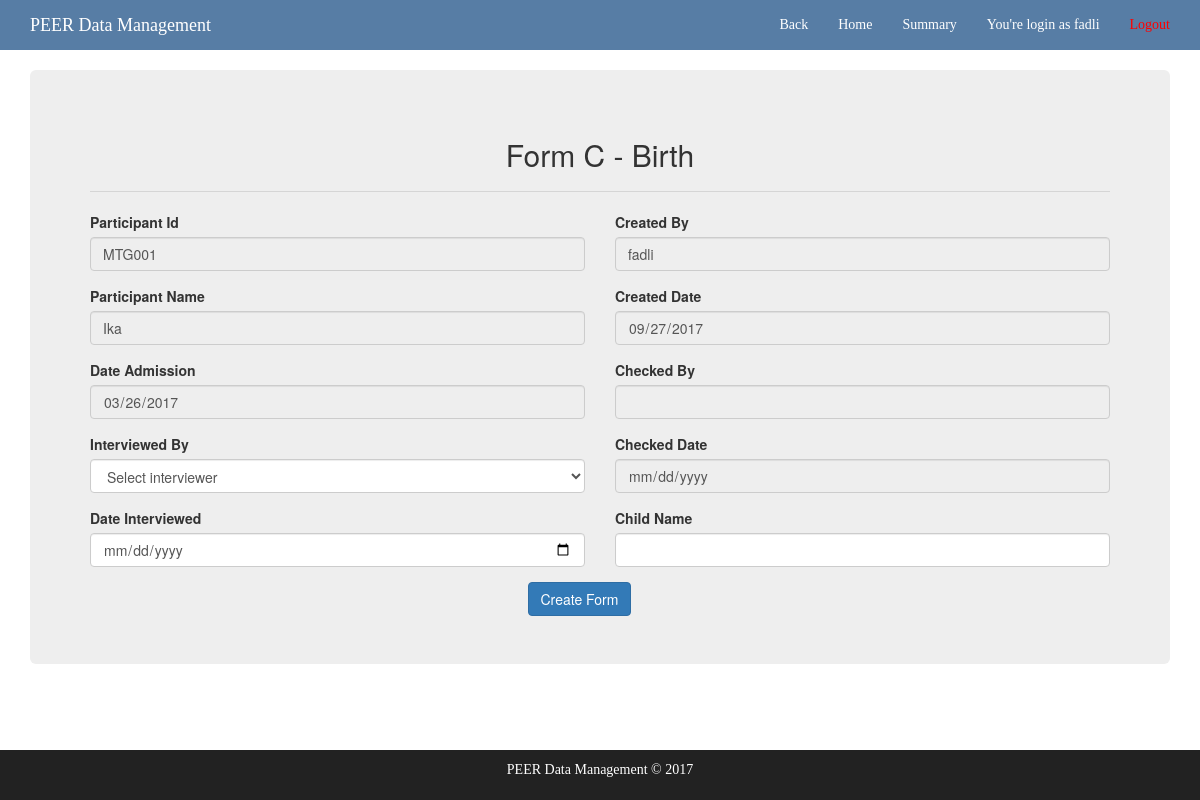
The page /participant/1/form_c/create (signed in) on the database as committed earlier.
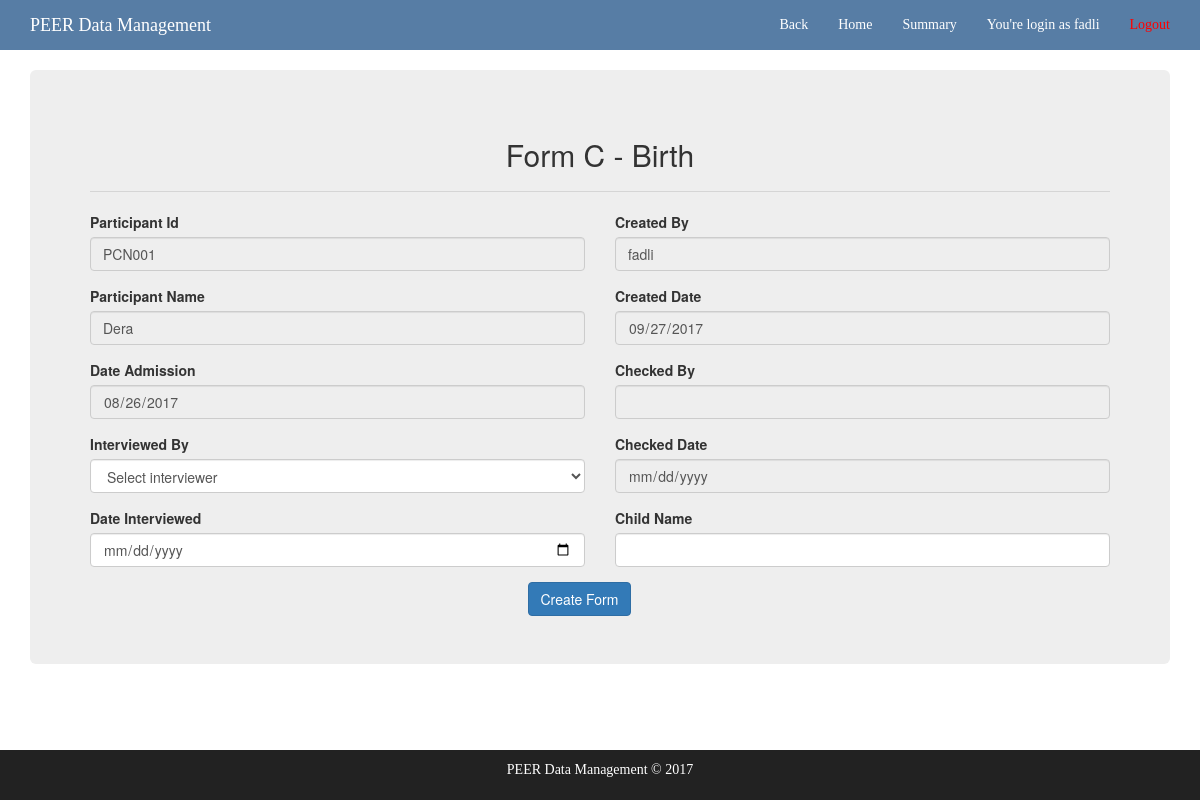
The same page on the database as committed later.
### core/models.py (models this page shows, shortened)
class Participant(models.Model):
	participant_id = models.CharField(max_length=10, blank=True)
	name = models.CharField(max_length=30, blank=True)
	date_admission = models.DateField()
	puskesmas = models.ForeignKey(Puskesmas, on_delete=models.PROTECT)
	created_by = models.CharField(max_length=25, blank=True)
	updated_by = models.CharField(max_length=25, blank=True)
	created_time = models.CharField(max_length=50, blank=True)
	updated_time = models.CharField(max_length=50, blank=True)
	active_status = models.BooleanField(default=True)

### forms_c/views.py (the view)
@login_required(login_url='core:login')
def create_form(request, participant_id):
	if request.method == "POST":
		child_name = request.POST.get('child_name')
		child_obj = Child()
		participant = Participant.objects.get(id=participant_id)
		child_obj.name = child_name
		c_obj = CBirth()
		c_obj.participant_id = participant_id
		c_obj.interviewer_id = request.POST.get('interviewer_id')
		c_obj.data_entry_id = request.user.username
		c_obj.date_admission = request.POST.get('date_admission')
		c_obj.date_interviewed = request.POST.get('date_interviewed')
		c_obj.date_data_entered = request.POST.get('date_data_entered')
		number_of_child = Child.objects.filter(mother_id=participant_id).count()
		child_id = participant.participant_id+"-"+str(number_of_child+1)
		child_obj.child_id = child_id
		child_obj.mother = participant
		child_obj.save()
		c_obj.child_name = child_obj.name
		c_obj.child_id = child_id
		c_obj.save()
		print "dia masuk ke process_form"
		return process_form(request, participant_id, c_obj.id)
	else:
		participant = Participant.objects.get(id=int(participant_id))
		date_admission = participant.date_admission.__str__()
		staff_list = User.objects.filter(is_staff=False)
		return render(request, 'forms_c/form.html', {'staff_list' : staff_list, 'context' : 'create_new_form', 'participant' : participant, 'date_admission' : date_admission })

### forms_c/templates/forms_c/form.html (shortened to what the changed rows need)
{% extends 'base.html' %}
{% block content %}
    <div class="container">
        <div class="jumbotron">
            <h2 class="text-center">Form C - Birth </h2>
            <form class="patient-form-data" action="{{request.get_full_path}}" method="post">
                <div class="row">
                    <div class="col-md-6 col-xs-6 col-sm-6">
                        <div class="form-group">
                            <label for="participant_id"> Participant Id </label>
                            <input class="form-control disabled" type="text" value="{{participant.participant_id}}" readonly>
                        </div>
                        <div class="form-group">
                            <label for="participant_name"> Participant Name </label>
                            <input class="form-control" type="text" name="participant_name" value="{{participant.name}}" readonly>
                        </div>
                        <div class="form-group">
                            <label for="date_admission"> Date Admission </label>
                            <input class="form-control" type="date" name="date_admission" value="{{date_admission}}" readonly>
                        </div>
                    </div>
                </div>
            </form>
        </div>
    </div>
{% endblock %}

Rows that differ between the two databases and show on the page:
changed Participant: participant_id "MTG001" → "PCN001"; participant_name "Ika" → "Dera"
Other text that changed with them:
form field date_admission: "03/26/2017" → "08/26/2017"
